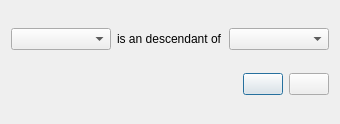
<?xml version="1.0" encoding="UTF-8"?>
<ui version="4.0">
 <class>ancestorDialog</class>
 <widget class="QDialog" name="ancestorDialog">
  <property name="geometry">
   <rect>
    <x>0</x>
    <y>0</y>
    <width>340</width>
    <height>124</height>
   </rect>
  </property>
  <property name="windowTitle">
   <string>Dialog</string>
  </property>
  <layout class="QHBoxLayout" name="horizontalLayout_3">
   <item>
    <layout class="QVBoxLayout" name="verticalLayout">
     <item>
      <layout class="QHBoxLayout" name="horizontalLayout">
       <item>
        <widget class="QComboBox" name="comboBox_descendant">
         <property name="sizeAdjustPolicy">
          <enum>QComboBox::AdjustToContents</enum>
         </property>
        </widget>
       </item>
       <item>
        <widget class="QLabel" name="label_descendant">
         <property name="text">
          <string>is an descendant of</string>
         </property>
        </widget>
       </item>
       <item>
        <widget class="QComboBox" name="comboBox_ancestor">
         <property name="sizeAdjustPolicy">
          <enum>QComboBox::AdjustToContents</enum>
         </property>
        </widget>
       </item>
      </layout>
     </item>
     <item>
      <layout class="QHBoxLayout" name="horizontalLayout_2">
       <item>
        <spacer name="horizontalSpacer_3">
         <property name="orientation">
          <enum>Qt::Horizontal</enum>
         </property>
         <property name="sizeHint" stdset="0">
          <size>
           <width>40</width>
           <height>20</height>
          </size>
         </property>
        </spacer>
       </item>
       <item>
        <widget class="QPushButton" name="pushButton_apply">
         <property name="toolTip">
          <string>Save changes</string>
         </property>
         <property name="text">
          <string/>
         </property>
         <property name="icon">
          <iconset resource="../brewken.qrc">
           <normaloff>:/images/filesave.svg</normaloff>:/images/filesave.svg</iconset>
         </property>
        </widget>
       </item>
       <item>
        <widget class="QPushButton" name="pushButton_close">
         <property name="toolTip">
          <string>Discard and close</string>
         </property>
         <property name="text">
          <string/>
         </property>
         <property name="icon">
          <iconset resource="../brewken.qrc">
           <normaloff>:/images/exit.svg</normaloff>:/images/exit.svg</iconset>
         </property>
        </widget>
       </item>
      </layout>
     </item>
    </layout>
   </item>
  </layout>
 </widget>
 <resources>
  <include location="../brewken.qrc"/>
 </resources>
 <connections/>
</ui>
